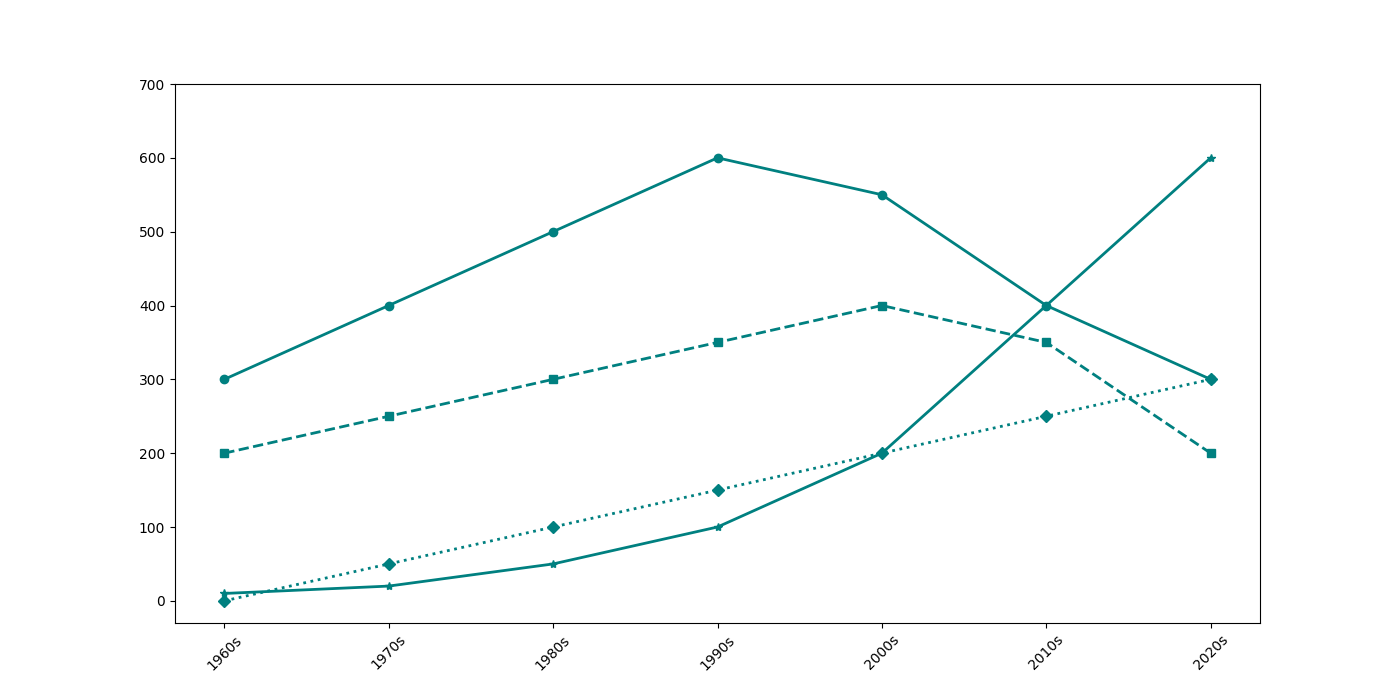

Generate this figure with Python:
import numpy as np
import matplotlib.pyplot as plt

decades = ['1960s', '1970s', '1980s', '1990s', '2000s', '2010s', '2020s']
coal = [300, 400, 500, 600, 550, 400, 300]
oil = [200, 250, 300, 350, 400, 350, 200]
nuclear = [0, 50, 100, 150, 200, 250, 300]
renewables = [10, 20, 50, 100, 200, 400, 600]

fig, ax = plt.subplots(figsize=(14, 7))

color = 'teal'
ax.plot(decades, coal, color=color, marker='o', linestyle='-', linewidth=2)
ax.plot(decades, oil, color=color, marker='s', linestyle='--', linewidth=2)
ax.plot(decades, nuclear, color=color, marker='D', linestyle=':', linewidth=2)
ax.plot(decades, renewables, color=color, marker='*', linestyle='-', linewidth=2)

plt.xticks(rotation=45)
plt.yticks(np.arange(0, 701, 100))
plt.show()
